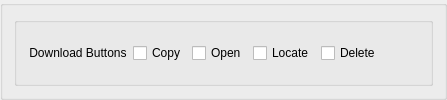
                <widget class="QGroupBox" name="gb0_0">
                 <property name="styleSheet">
                  <string notr="true"/>
                 </property>
                 <property name="title">
                  <string/>
                 </property>
                 <property name="flat">
                  <bool>true</bool>
                 </property>
                 <layout class="QHBoxLayout" name="horizontalLayout_24">
                  <item>
                   <widget class="QGroupBox" name="groupBox_19">
                    <property name="styleSheet">
                     <string notr="true"/>
                    </property>
                    <property name="title">
                     <string/>
                    </property>
                    <property name="flat">
                     <bool>false</bool>
                    </property>
                    <layout class="QHBoxLayout" name="horizontalLayout_39">
                     <item>
                      <widget class="QLabel" name="lb_download_chunk_size_5">
                       <property name="text">
                        <string> Download Buttons</string>
                       </property>
                      </widget>
                     </item>
                     <item>
                      <widget class="QCheckBox" name="download_copy_btn">
                       <property name="text">
                        <string>Copy</string>
                       </property>
                      </widget>
                     </item>
                     <item>
                      <widget class="QCheckBox" name="download_open_btn">
                       <property name="text">
                        <string>Open</string>
                       </property>
                      </widget>
                     </item>
                     <item>
                      <widget class="QCheckBox" name="download_locate_btn">
                       <property name="text">
                        <string>Locate</string>
                       </property>
                      </widget>
                     </item>
                     <item>
                      <widget class="QCheckBox" name="download_delete_btn">
                       <property name="text">
                        <string>Delete</string>
                       </property>
                      </widget>
                     </item>
                     <item>
                      <spacer name="horizontalSpacer_5">
                       <property name="orientation">
                        <enum>Qt::Horizontal</enum>
                       </property>
                       <property name="sizeHint" stdset="0">
                        <size>
                         <width>40</width>
                         <height>20</height>
                        </size>
                       </property>
                      </spacer>
                     </item>
                    </layout>
                   </widget>
                  </item>
                 </layout>
                </widget>
